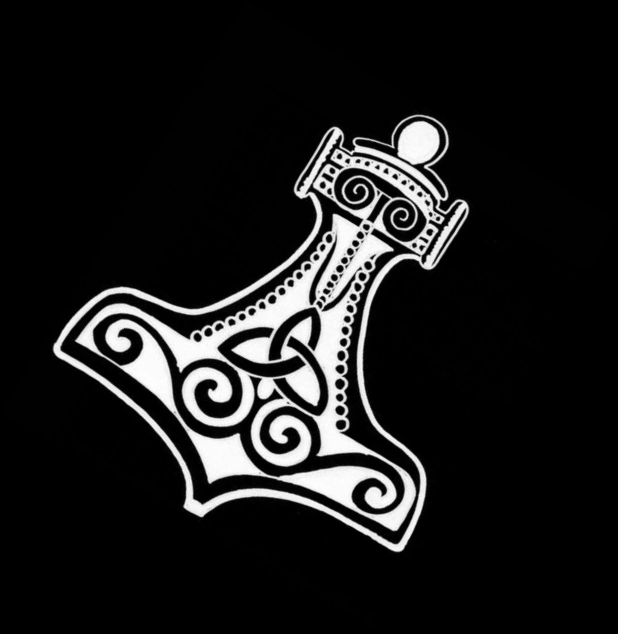
#> input picture imgs/hammer.jpg, 1236 x 1268 px, found by its file name (shown at 1/2 size)
$ python appropoly.py
#> lines starting #> are read from the running program, lines starting #| are printed output that depends on the picture; after the words box and inside, x2 and y2 are one past the last pixel; in counts of white or black regions, pixels touching at a corner belong together
import numpy as np
import cv2

img=cv2.imread(r'./imgs/hammer.jpg')
#> img is the input picture: shape (1268, 1236, 3); min 0, max 255, mean 27.1
ims=cv2.pyrDown(img)
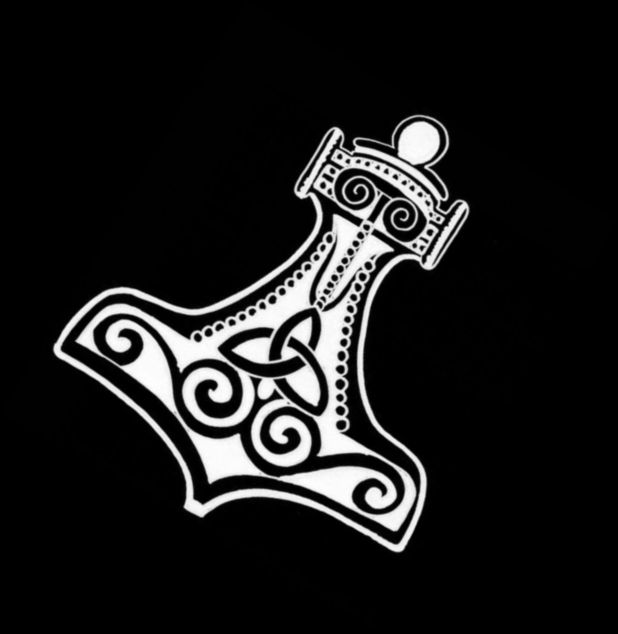
#> ims: shape (634, 618, 3); min 0, max 254, mean 27.1

ret,thresh=cv2.threshold(cv2.cvtColor(ims,cv2.COLOR_BGR2GRAY),
                         127,255,cv2.THRESH_BINARY)
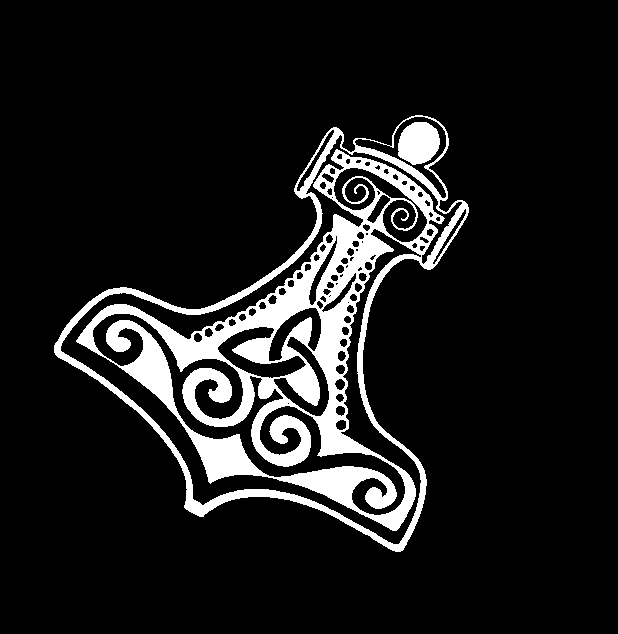
#> thresh: shape (634, 618); 10.9% white; 2 white regions
cons,_=cv2.findContours(thresh,cv2.RETR_EXTERNAL,
                        cv2.CHAIN_APPROX_SIMPLE)
#> cons = 1 contour; box (x1, y1, x2, y2) and area: (54, 115, 469, 552) 79134

mask=np.zeros_like(img)
for c in cons:
    eps=0.01*cv2.arcLength(c,True)
    approx=cv2.approxPolyDP(c,eps,True)

    hull=cv2.convexHull(c)

    cv2.drawContours(mask,[c],-1,(0,255,0),2)
    cv2.drawContours(mask,[approx],-1,(255,0,0),2)
    cv2.drawContours(mask,[hull],-1,(0,0,255),2)
#> this loop made 1 pass
#> eps on pass 1: 17.48
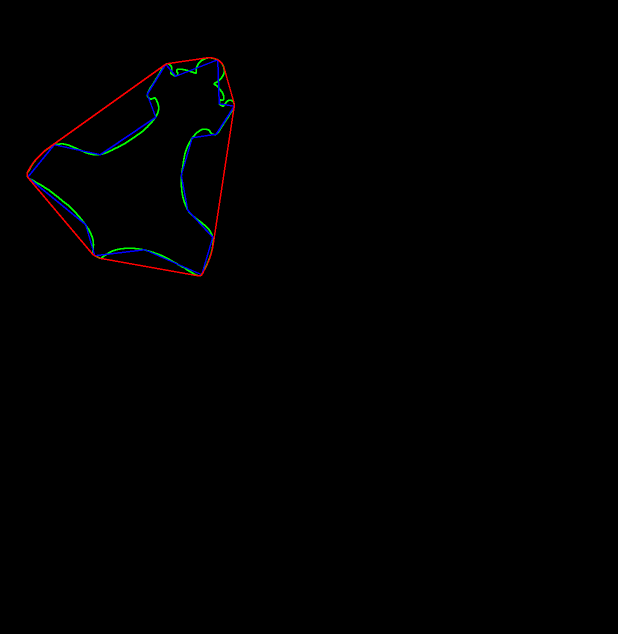
#> mask: shape (1268, 1236, 3) (shown at 1/2 size); mean of channels 0, 1, 2 0.7, 0.6, 0.7; drawn as B, G, R

cv2.imshow('hull',mask)
cv2.waitKey()

cv2.destroyAllWindows()
